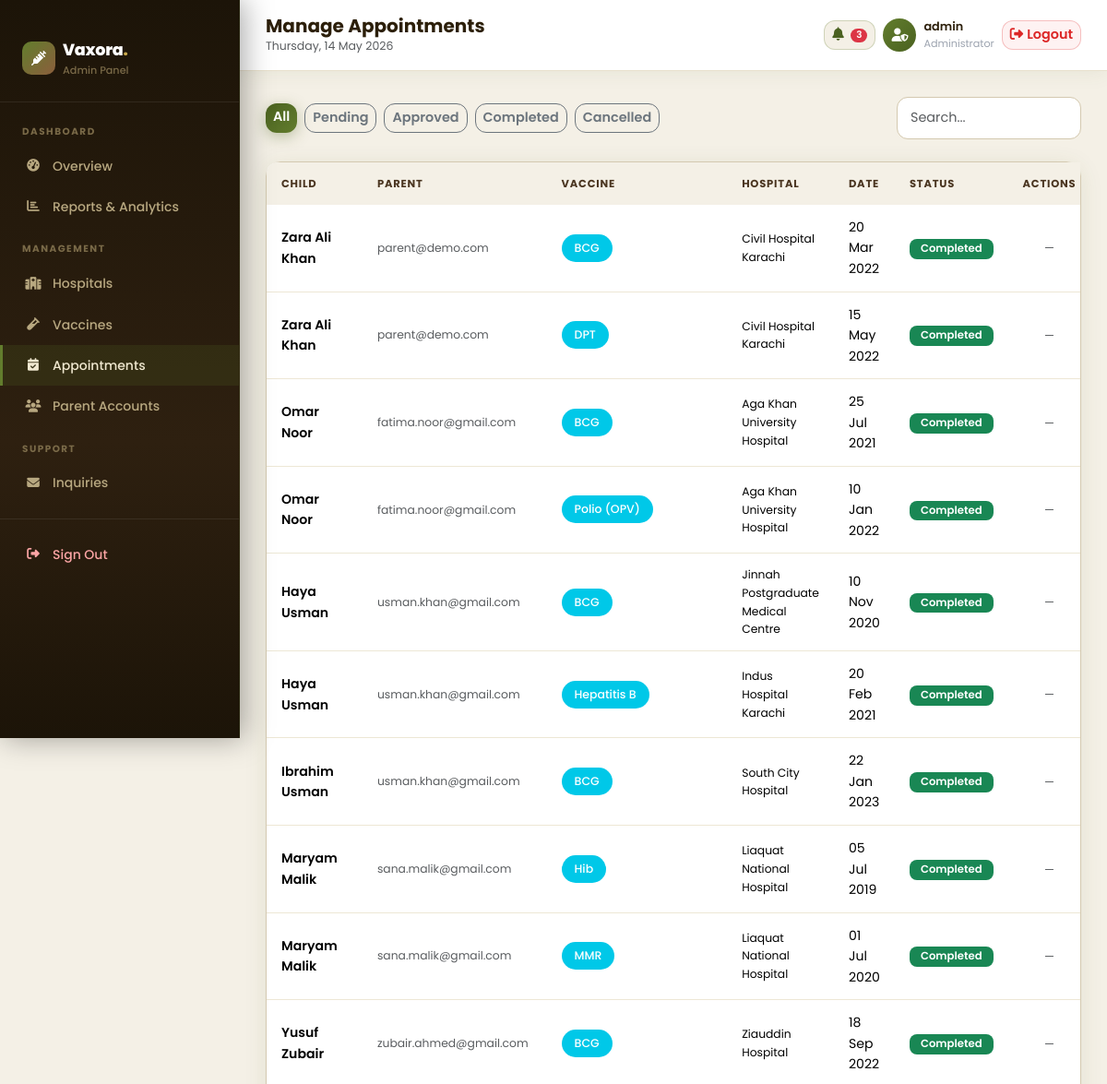
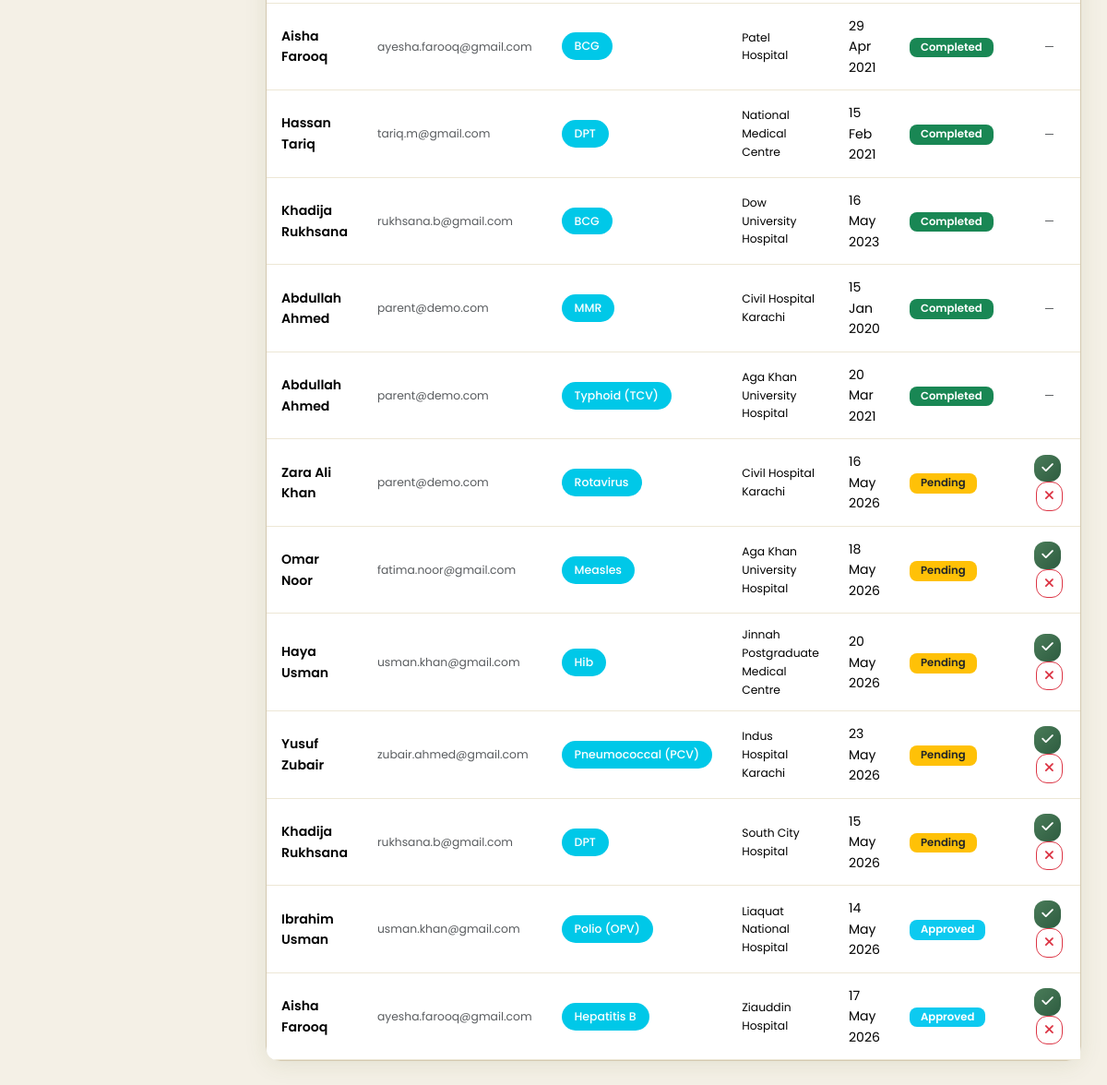
/VAXORA/admin/appointments.php (signed in), run on the app's committed database (2 pictures, top to bottom).
### tables this page shows
CREATE TABLE appointments (
    appointment_id INTEGER PRIMARY KEY AUTOINCREMENT,
    child_id INTEGER NOT NULL,
    hospital_id INTEGER NOT NULL,
    vaccine_id INTEGER NOT NULL,
    appointment_date TEXT NOT NULL,
    status TEXT DEFAULT 'pending',
    created_at TEXT DEFAULT (datetime('now')),
    FOREIGN KEY (child_id) REFERENCES children(child_id),
    FOREIGN KEY (hospital_id) REFERENCES hospitals(hospital_id),
    FOREIGN KEY (vaccine_id) REFERENCES vaccines(vaccine_id)
);

CREATE TABLE children (
    child_id INTEGER PRIMARY KEY AUTOINCREMENT,
    parent_id INTEGER NOT NULL,
    unique_child_id TEXT UNIQUE,
    full_name TEXT NOT NULL,
    date_of_birth TEXT NOT NULL,
    gender TEXT,
    birth_weight TEXT,
    blood_group TEXT,
    allergies TEXT,
    medical_conditions TEXT,
    created_at TEXT DEFAULT (datetime('now')),
    FOREIGN KEY (parent_id) REFERENCES parents(parent_id)
);

CREATE TABLE users (
    user_id INTEGER PRIMARY KEY AUTOINCREMENT,
    email TEXT NOT NULL UNIQUE,
    password TEXT NOT NULL,
    role TEXT NOT NULL DEFAULT 'parent',
    status TEXT NOT NULL DEFAULT 'active',
    created_at TEXT DEFAULT (datetime('now'))
);

CREATE TABLE vaccines (
    vaccine_id INTEGER PRIMARY KEY AUTOINCREMENT,
    vaccine_name TEXT NOT NULL,
    description TEXT,
    doses_required INTEGER DEFAULT 1,
    age_group TEXT,
    status TEXT DEFAULT 'active',
    created_at TEXT DEFAULT (datetime('now'))
);

CREATE TABLE hospitals (
    hospital_id INTEGER PRIMARY KEY AUTOINCREMENT,
    user_id INTEGER,
    hospital_name TEXT NOT NULL,
    address TEXT,
    city TEXT,
    phone TEXT,
    email TEXT,
    pincode TEXT,
    registration_number TEXT,
    status TEXT DEFAULT 'active',
    created_at TEXT DEFAULT (datetime('now')),
    FOREIGN KEY (user_id) REFERENCES users(user_id)
);

### VAXORA/admin/appointments.php (the view, shortened to what this page needs)
<?php
$db = (new Database())->getConnection();
$filter = $_GET['filter'] ?? 'all';
$where = $filter !== 'all' ? "WHERE a.status = '$filter'" : '';
$appointments = $db->query("
    SELECT a.*, c.full_name as child_name, v.vaccine_name, h.hospital_name, u.email as parent_email
    FROM appointments a
    JOIN children c ON a.child_id = c.child_id
    JOIN vaccines v ON a.vaccine_id = v.vaccine_id
    JOIN hospitals h ON a.hospital_id = h.hospital_id
    JOIN parents p ON c.parent_id = p.parent_id
    JOIN users u ON p.user_id = u.user_id
    $where
    ORDER BY a.created_at DESC
")->fetchAll(PDO::FETCH_ASSOC);
include '../includes/admin_header.php';
?>
<div class="d-flex justify-content-between align-items-center mb-4 flex-wrap gap-2">
    <div class="d-flex gap-2 flex-wrap">
        <?php foreach (['all','pending','approved','completed','cancelled'] as $f): ?>
            <a href="?filter=<?= $f ?>" class="btn btn-sm <?= $filter===$f ? 'btn-primary' : 'btn-outline-secondary' ?>"><?= ucfirst($f) ?></a>
        <?php endforeach; ?>
    </div>
    <input type="text" id="adminSearch" class="form-control form-control-sm" placeholder="Search..." style="width:200px;">
</div>
<div class="card">
    <div class="card-body p-0">
        <div class="table-responsive">
            <table class="table mb-0">
                <thead>
                    <tr><th>Child</th><th>Parent</th><th>Vaccine</th><th>Hospital</th><th>Date</th><th>Status</th><th class="text-center">Actions</th></tr>
                </thead>
                <tbody>
                <?php foreach ($appointments as $a): ?>
                <tr>
                    <td class="fw-semibold"><?= htmlspecialchars($a['child_name']) ?></td>
                    <td class="text-muted small"><?= htmlspecialchars($a['parent_email']) ?></td>
                    <td><span class="vax-pill-badge vax-pill-appts"><?= htmlspecialchars($a['vaccine_name']) ?></span></td>
                    <td class="small"><?= htmlspecialchars($a['hospital_name']) ?></td>
                    <td><?= date('d M Y', strtotime($a['appointment_date'])) ?></td>
                    <td>
                        <?php $cls=['pending'=>'bg-warning text-dark','approved'=>'bg-info','completed'=>'bg-success','cancelled'=>'bg-danger']; ?>
                        <span class="badge <?= $cls[$a['status']] ?? 'bg-secondary' ?>"><?= ucfirst($a['status']) ?></span>
                    </td>
                    <td class="text-center">
                        <?php if ($a['status'] === 'pending' || $a['status'] === 'approved'): ?>
                            <a href="?complete=<?= $a['appointment_id'] ?>&filter=<?= $filter ?>" onclick="return confirm('Mark this vaccination as completed?')" class="btn btn-sm btn-success me-1" title="Complete"><i class="fas fa-check"></i></a>
                            <a href="?cancel=<?= $a['appointment_id'] ?>&filter=<?= $filter ?>" onclick="return confirm('Cancel this appointment?')" class="btn btn-sm btn-outline-danger" title="Cancel"><i class="fas fa-times"></i></a>
                        <?php else: ?>
                            <span class="text-muted small">—</span>
                        <?php endif; ?>
                    </td>
                </tr>
                <?php endforeach; ?>
                </tbody>
            </table>
        </div>
    </div>
</div>
<?php include '../includes/admin_footer.php'; ?>

### VAXORA/assets/css/style.css (style rules this page uses)
:root { --primary: #4A6120; --primary-light: #627D2D; --primary-dark: #344515; --secondary: #8B5E3C; --accent: #C8A84B; --success: #4A7C59; --danger: #C0392B; --dark: #1C1408; --mid-dark: #2E2010; --light: #F8F4EC; --border: #D4C9B0; --shadow: 0 4px 24px rgba(74,97,32,0.10); --shadow-hover: 0 8px 40px rgba(74,97,32,0.22); --radius: 16px; --radius-lg: 24px; }
* { margin: 0; padding: 0; box-sizing: border-box; }
html { scroll-behavior: smooth; }
body { font-family: 'Poppins', 'Segoe UI', sans-serif; background: #F4F0E6; color: #2C1F0A; line-height: 1.6; display: flex; flex-direction: column; min-height: 100vh; }
.card { border: 1px solid var(--border); border-radius: var(--radius); box-shadow: var(--shadow); background: #fff; transition: all .3s; }
.btn { border-radius: 12px; font-weight: 600; transition: all .25s; font-size: 0.9rem; }
.btn-primary { background: linear-gradient(135deg, var(--primary), var(--primary-light)); border: none; color: #fff; box-shadow: 0 4px 16px rgba(74,97,32,0.35); }
.btn-success { background: linear-gradient(135deg, #4A7C59, #2E5C40); border: none; color: white; }
.table { background: #fff; border-radius: 12px; overflow: hidden; font-size: 0.88rem; }
.table thead th { background: #F4F0E6; color: #4A3520; font-size: 0.72rem; font-weight: 700; text-transform: uppercase; letter-spacing: 0.8px; border: none; padding: 14px 16px; }
.table tbody td { padding: 13px 16px; border-color: #EDE7D5; vertical-align: middle; }
.form-control, .form-select { border-radius: 12px; border: 1.5px solid #D4C9B0; padding: 11px 14px; font-size: 0.9rem; transition: all .2s; font-family: 'Poppins', sans-serif; }
.badge { padding: 5px 12px; border-radius: 8px; font-weight: 600; font-size: 0.73rem; }

### VAXORA/assets/css/admin.css (style rules this page uses)
.vax-pill-badge { display: inline-block; padding: 5px 14px; border-radius: 999px; font-size: 0.78rem; font-weight: 500; font-family: 'Poppins', sans-serif; white-space: nowrap; }
.vax-pill-appts { background: #00C8E8; color: #fff; border: none; }

### data on the page
appointments: child.full_name "Zara Ali Khan", users.email "parent@demo.com", vaccine.vaccine_name "BCG", hospital.hospital_name "Civil Hospital Karachi", appointment_date "20 Mar 2022", status "Completed"
appointments: child.full_name "Zara Ali Khan", users.email "parent@demo.com", vaccine.vaccine_name "DPT", hospital.hospital_name "Civil Hospital Karachi", appointment_date "15 May 2022", status "Completed"
appointments: child.full_name "Omar Noor", users.email "fatima.noor@gmail.com", vaccine.vaccine_name "BCG", hospital.hospital_name "Aga Khan University Hospital", appointment_date "25 Jul 2021", status "Completed"
appointments: child.full_name "Omar Noor", users.email "fatima.noor@gmail.com", vaccine.vaccine_name "Polio (OPV)", hospital.hospital_name "Aga Khan University Hospital", appointment_date "10 Jan 2022", status "Completed"
appointments: child.full_name "Haya Usman", users.email "usman.khan@gmail.com", vaccine.vaccine_name "BCG", hospital.hospital_name "Jinnah Postgraduate Medical Centre", appointment_date "10 Nov 2020", status "Completed"
appointments: child.full_name "Haya Usman", users.email "usman.khan@gmail.com", vaccine.vaccine_name "Hepatitis B", hospital.hospital_name "Indus Hospital Karachi", appointment_date "20 Feb 2021", status "Completed"
appointments: child.full_name "Ibrahim Usman", users.email "usman.khan@gmail.com", vaccine.vaccine_name "BCG", hospital.hospital_name "South City Hospital", appointment_date "22 Jan 2023", status "Completed"
appointments: child.full_name "Maryam Malik", users.email "sana.malik@gmail.com", vaccine.vaccine_name "Hib", hospital.hospital_name "Liaquat National Hospital", appointment_date "05 Jul 2019", status "Completed"
appointments: child.full_name "Maryam Malik", users.email "sana.malik@gmail.com", vaccine.vaccine_name "MMR", hospital.hospital_name "Liaquat National Hospital", appointment_date "01 Jul 2020", status "Completed"
appointments: child.full_name "Yusuf Zubair", users.email "zubair.ahmed@gmail.com", vaccine.vaccine_name "BCG", hospital.hospital_name "Ziauddin Hospital", appointment_date "18 Sep 2022", status "Completed"
appointments: child.full_name "Aisha Farooq", users.email "ayesha.farooq@gmail.com", vaccine.vaccine_name "BCG", hospital.hospital_name "Patel Hospital", appointment_date "29 Apr 2021", status "Completed"
appointments: child.full_name "Hassan Tariq", users.email "tariq.m@gmail.com", vaccine.vaccine_name "DPT", hospital.hospital_name "National Medical Centre", appointment_date "15 Feb 2021", status "Completed"
appointments: child.full_name "Khadija Rukhsana", users.email "rukhsana.b@gmail.com", vaccine.vaccine_name "BCG", hospital.hospital_name "Dow University Hospital", appointment_date "16 May 2023", status "Completed"
appointments: child.full_name "Abdullah Ahmed", users.email "parent@demo.com", vaccine.vaccine_name "MMR", hospital.hospital_name "Civil Hospital Karachi", appointment_date "15 Jan 2020", status "Completed"
appointments: child.full_name "Abdullah Ahmed", users.email "parent@demo.com", vaccine.vaccine_name "Typhoid (TCV)", hospital.hospital_name "Aga Khan University Hospital", appointment_date "20 Mar 2021", status "Completed"
appointments: child.full_name "Zara Ali Khan", users.email "parent@demo.com", vaccine.vaccine_name "Rotavirus", hospital.hospital_name "Civil Hospital Karachi", appointment_date "16 May 2026", status "Pending"
appointments: child.full_name "Omar Noor", users.email "fatima.noor@gmail.com", vaccine.vaccine_name "Measles", hospital.hospital_name "Aga Khan University Hospital", appointment_date "18 May 2026", status "Pending"
appointments: child.full_name "Haya Usman", users.email "usman.khan@gmail.com", vaccine.vaccine_name "Hib", hospital.hospital_name "Jinnah Postgraduate Medical Centre", appointment_date "20 May 2026", status "Pending"
appointments: child.full_name "Yusuf Zubair", users.email "zubair.ahmed@gmail.com", vaccine.vaccine_name "Pneumococcal (PCV)", hospital.hospital_name "Indus Hospital Karachi", appointment_date "23 May 2026", status "Pending"
appointments: child.full_name "Khadija Rukhsana", users.email "rukhsana.b@gmail.com", vaccine.vaccine_name "DPT", hospital.hospital_name "South City Hospital", appointment_date "15 May 2026", status "Pending"
appointments: child.full_name "Ibrahim Usman", users.email "usman.khan@gmail.com", vaccine.vaccine_name "Polio (OPV)", hospital.hospital_name "Liaquat National Hospital", appointment_date "14 May 2026", status "Approved"
appointments: child.full_name "Aisha Farooq", users.email "ayesha.farooq@gmail.com", vaccine.vaccine_name "Hepatitis B", hospital.hospital_name "Ziauddin Hospital", appointment_date "17 May 2026", status "Approved"

### other printed values
$pageTitle "Manage Appointments"
$pending_count "3"
explode('@',$_SESSION['email'] ?? '')[0] "admin"
$f "All"
$f "Pending"
$f "Approved"
$f "Completed"
$f "Cancelled"
